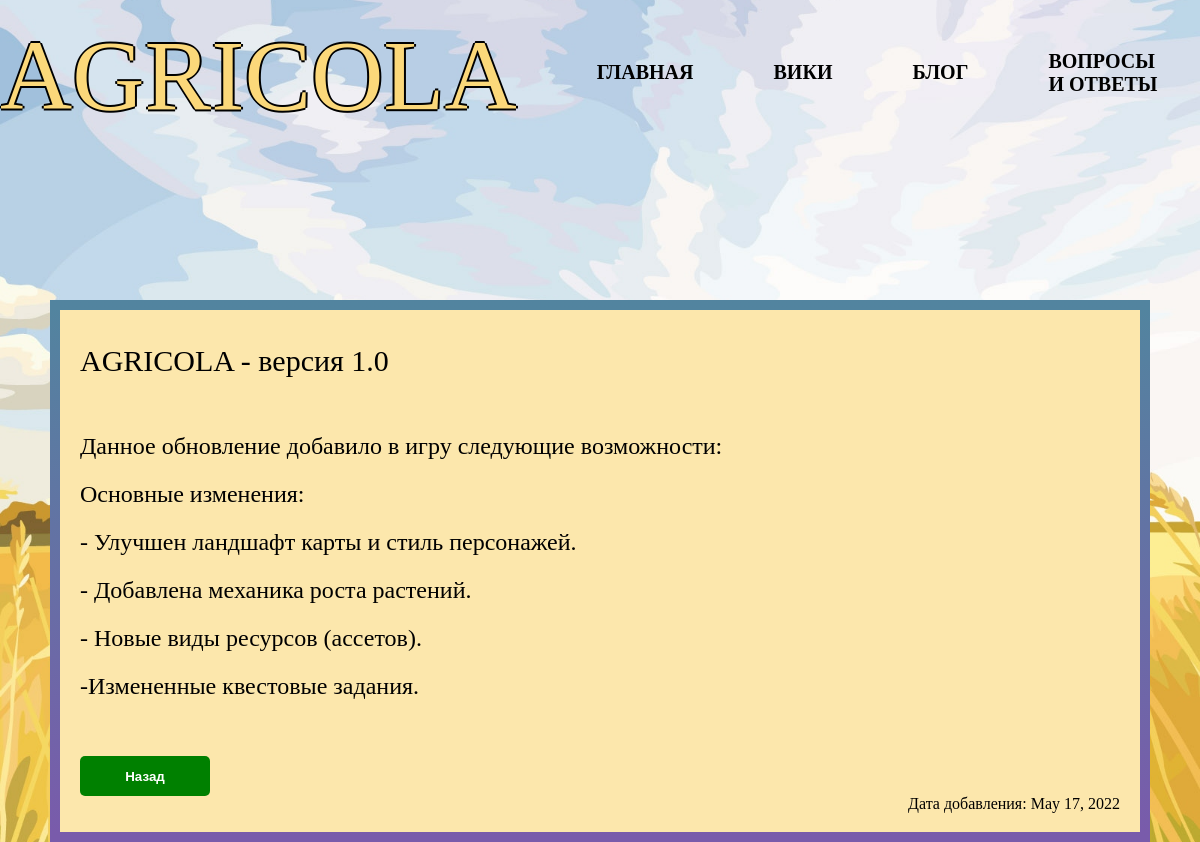
/posts/1, run on the app's committed database.
### app.py (models this page shows, shortened)
class Article(db.Model):
    id = db.Column(db.Integer, primary_key=True)
    title = db.Column(db.String(50), nullable=False, primary_key=False)
    intro = db.Column(db.String(200), nullable=False, primary_key=False)
    text = db.Column(db.Text, nullable=False, primary_key=False)
    date = db.Column(db.DateTime, default=datetime.utcnow)

### app.py (the view)
@app.route('/posts/<int:id>')
def posts(id):
    article = Article.query.get(id)
    return render_template('html/posts.html', content='<img src ="static/img/bg1.jpg" alt"">', article=article)

### templates/html/posts.html (shortened to what this page needs)
<!DOCTYPE html>
<html lang="ru">
<head>
	<link rel="stylesheet" href="{{ url_for( 'static', filename='posts.css', v=1)}}"/>
</head>
<body>
<div class="intro">
	<header class="header">
		<div class="container">
			<div class="header_in">
					<div class="titlegame">Agricola</div>
						<ul>
							<li><a href="/home" class="bloom">Главная</a></li>
							<li><a href="/wiki" class="bloom">Вики</a></li>
							<li><a href="/blog" class="bloom">Блог</a></li>
							<li><a href="/faq" class="bloom">Вопросы и Ответы</a></li>
						</ul>
			</div>
		</div>
	</header>
</div>
		<div class="post">
			<div class="post_verst">
				<div class="title">{{ article.title }}</div>
				<div class="text">{{ article.text }}</div>
				<a href="/blog"><button class="btn_back">Назад</button></a>
				<div class="date">Дата добавления: {{ moment(article.date).format('LL') }}</div>
			</div>
		</div>
</body>
</html>

### static/posts.css (style rules this page uses)
body { margin: 0; padding: 0; font-family: Philosopher; font-style: normal; font-weight: normal; background: rgba(251, 216, 122, 1); background: url('/static/img/bg1.jpg') no-repeat fixed center center / cover; }
html { overflow-x: hidden; overflow-y: scroll; }
* { box-sizing: border-box; }
.header_in { display: flex; justify-content: space-around; align-items: center; max-height: 150px; }
ul { display: flex; justify-content: center; align-items: center; }
li { list-style: none; font-size: 20px; text-transform: uppercase; margin: 40px; user-select: none; }
a { list-style: none; text-decoration: none; color: black; }
li a { list-style: none; display: inline-block; font-weight: 700; position: relative; padding-bottom: 5px; }
li a:after { content: ""; border-bottom: 2px solid #e8793e; display: block; width: 0px; position: absolute; bottom: 0; left: 50%; transform: scaleX(0); }
li a.bloom::after { content: ""; display: block; width: 0px; position: absolute; bottom: 0; left: 50%; transform: scaleX(0); box-shadow: 0 0 25px 8px rgba(233, 150, 122, 0.5); }
.titlegame { font-size: 100px; color: #fbd87a; text-transform: uppercase; text-shadow: #000 2px 0 0px, #000 0 2px 0px, #000 -2px 0 0px, #000 0 -2px 0px; }
.post { display: block; width: 1100px; height: 100%; background-color: white; align-items: center; margin: 0 auto; margin-top: 150px; border: solid 10px transparent; border-radius: 10px; border-image: linear-gradient(180deg, #52849f, #795bab); border-image-slice: 1; padding: 20px; background: #fce7ac; line-height: 1; }
.text { font-size: 24px; color: black; margin-bottom: 30px; line-height: 2; }
.post_verst { white-space: pre-line; text-align: justify; }
.date { float: right; }
.title { font-size: 30px; color: black; margin-bottom: 30px; }
.btn_back { color: white; border-radius: 5px; background-color: green; height: 40px; width: 130px; font-weight: bold; border: none; cursor: pointer; }

### data on the page
Article: title "AGRICOLA - версия 1.0", text "Данное обновление добавило в игру следующие возможности: Основные изменения: - Улучшен ландшафт карты и стиль персонажей. - Добавлена механика роста растений. - Новые виды ресурсов (ассетов). -Измененные квестовые задания.", date "May 17, 2022"
